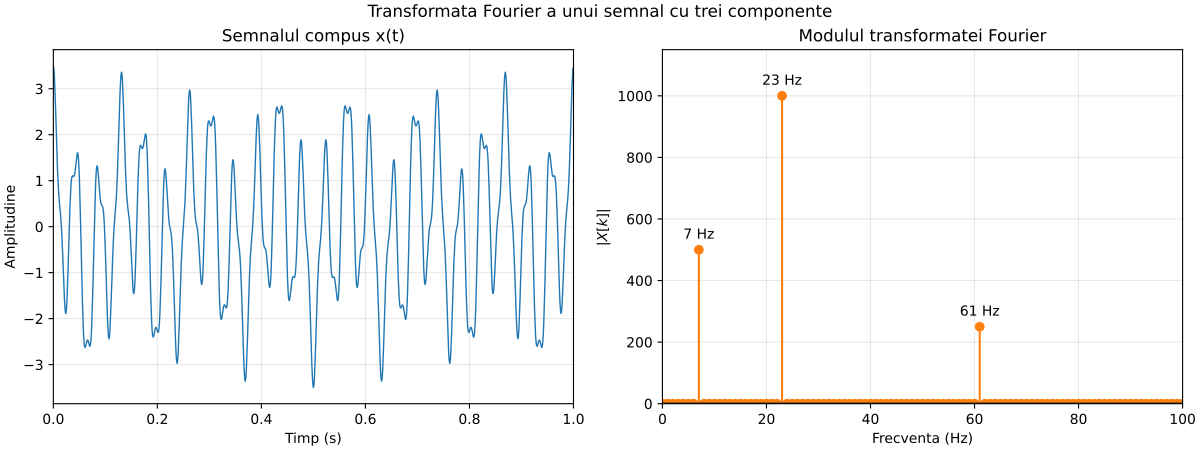

Write Python code to recreate this figure.
# Laboratorul 3 - Exercitiul 3: transformata Fourier a unui semnal compus.
# Calculam direct suma DFT si apoi folosim matricea Fourier; nu apelam functii FFT.

import numpy as np  # Importam NumPy pentru vectori, matrice si calcule complexe.
import matplotlib.pyplot as plt  # Importam functiile pentru reprezentarea grafica.

fs = 1000  # Alegem frecventa de esantionare: 1000 Hz.
N = 1000  # Luam 1000 de esantioane, corespunzatoare unei durate N/fs = 1 secunda.
n = np.arange(N)  # Construim indicii esantioanelor: 0, 1, ..., 999.
t = n / fs  # Transformam indicii in momente de timp, exprimate in secunde.

f1 = 7  # Alegem frecventa primei componente: 7 Hz.
f2 = 23  # Alegem frecventa celei de-a doua componente: 23 Hz.
f3 = 61  # Alegem frecventa celei de-a treia componente: 61 Hz.
x1 = np.cos(2 * np.pi * f1 * t)  # Generam prima componenta, de amplitudine 1.
x2 = 2 * np.cos(2 * np.pi * f2 * t)  # Generam a doua componenta, de amplitudine 2.
x3 = 0.5 * np.cos(2 * np.pi * f3 * t)  # Generam a treia componenta, de amplitudine 0.5.
x = x1 + x2 + x3  # Adunam componentele pentru a obtine semnalul compus.

X_bucle = np.zeros(N, dtype=complex)  # Pregatim cei N coeficienti Fourier, initial egali cu zero.

for k in range(N):  # Alegem pe rand fiecare indice de frecventa al transformatei.
    for m in range(N):  # Parcurgem toate esantioanele pentru coeficientul curent.
        X_bucle[k] += x[m] * np.exp(-2j * np.pi * k * m / N)  # Adunam termenii din formula DFT.

F = np.zeros((N, N), dtype=complex)  # Pregatim matricea Fourier de dimensiune N x N.

for k in range(N):  # Parcurgem liniile matricei, asociate indicilor de frecventa.
    for m in range(N):  # Parcurgem coloanele, asociate esantioanelor semnalului.
        F[k, m] = np.exp(-2j * np.pi * k * m / N)  # Completam elementul de pe linia k si coloana m.

X_matrice = F @ x  # Obtinem aceiasi coeficienti prin produsul matrice-vector.
coincid = np.allclose(X_bucle, X_matrice)  # Verificam daca rezultatele sunt numeric apropiate.
eroare = np.max(np.abs(X_bucle - X_matrice))  # Calculam cea mai mare diferenta in modul.

print('Cele doua metode dau acelasi rezultat:', coincid)  # Rezultatul trebuie sa fie True.
print('Diferenta maxima intre metode:', eroare)  # Afisam abaterea numerica dintre metode.
print('Rezolutia in frecventa:', fs / N, 'Hz')  # Afisam distanta dintre frecventele DFT consecutive.

frecvente = n * fs / N  # Asociem indicelui k frecventa fizica f_k = k*fs/N, in Hz.
modul = np.abs(X_matrice)  # Calculam modulul coeficientilor Fourier, cerut in exercitiu.
masca = (frecvente >= 0) & (frecvente <= 100)  # Selectam pentru desen intervalul 0-100 Hz.

fig, axe = plt.subplots(1, 2, figsize=(12, 4.5), constrained_layout=True)  # Cream doua grafice alaturate.
fig.suptitle('Transformata Fourier a unui semnal cu trei componente')  # Adaugam titlul general.

axe[0].plot(t, x, color='C0', linewidth=1)  # Desenam semnalul compus in domeniul timp.
axe[0].set_title('Semnalul compus x(t)')  # Punem titlul graficului temporal.
axe[0].set_xlabel('Timp (s)')  # Etichetam timpul in secunde.
axe[0].set_ylabel('Amplitudine')  # Etichetam amplitudinea semnalului.
axe[0].set_xlim(0, N / fs)  # Afisam intervalul de observatie de o secunda.
axe[0].grid(True, alpha=0.3)  # Adaugam grila pentru citirea graficului.

axe[1].stem(frecvente[masca], modul[masca], linefmt='C1-', markerfmt='C1o', basefmt='k-')  # Desenam modulul DFT.
axe[1].set_title('Modulul transformatei Fourier')  # Punem titlul spectrului.
axe[1].set_xlabel('Frecventa (Hz)')  # Etichetam axa frecventelor fizice.
axe[1].set_ylabel(r'$|X[k]|$')  # Precizam ca afisam modulul nenormalizat al coeficientilor.
axe[1].set_xlim(0, 100)  # Fixam plaja de frecvente afisate.
axe[1].set_ylim(0, 1.15 * np.max(modul[masca]))  # Lasam spatiu deasupra varfului cel mai inalt.
axe[1].grid(True, alpha=0.3)  # Adaugam grila si in spectru.

for frecventa in [f1, f2, f3]:  # Marcam cele trei frecvente alese pentru semnal.
    k = int(round(frecventa * N / fs))  # Gasim indicele DFT corespunzator fiecarei frecvente alese.
    axe[1].annotate(f'{frecventa} Hz', (frecvente[k], modul[k]), xytext=(0, 8), textcoords='offset points', ha='center')  # Etichetam varful.
    print(f'La {frecventa} Hz: |X[k]| = {modul[k]:.6f}')  # Afisam si valoarea calculata a modulului.

fig.savefig('ex3.pdf')  # Salvam ambele grafice intr-un PDF vectorial.
plt.show()  # Afisam figura pe ecran.
